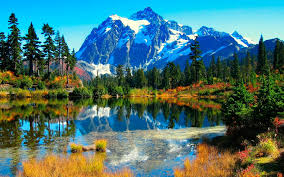
#> input picture scenery.jpg, 284 x 177 px
$ python color-spaces.py
#> lines starting #> are read from the running program, lines starting #| are printed output that depends on the picture
import cv2 as cv
img = cv.imread('./scenery.jpg')
#> img is the input picture: shape (177, 284, 3); mean B, G, R 113.6, 116.4, 74.5

# colorspace=> RGB, HSV, Gray and so on

# BGR to Grayscale
gray = cv.cvtColor(img,cv.COLOR_BGR2GRAY)
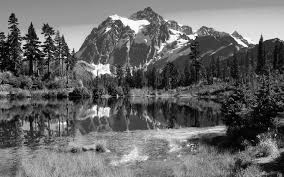
#> gray: shape (177, 284); min 0, max 255, mean 103.6
cv.imshow('Gray-image',gray)

# BGR to HSV
hsv = cv.cvtColor(img, cv.COLOR_BGR2HSV)
#> hsv: shape (177, 284, 3); mean H, S, V 67.1, 165.6, 144.3
cv.imshow('HSV-image',hsv)

hsv_bgr = cv.cvtColor(hsv, cv.COLOR_HSV2BGR)
cv.imshow('HSV->BGR',hsv_bgr)


lab_bgr = cv.cvtColor(hsv, cv.COLOR_LAB2BGR)
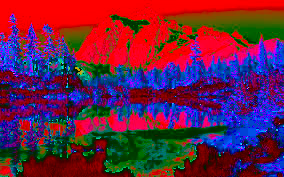
#> lab_bgr: shape (177, 284, 3); mean B, G, R 68.9, 34.9, 102.5
cv.imshow('LAB->BGR',lab_bgr)

cv.waitKey(0)

$ run again, with poet.jpg copied over scenery.jpg
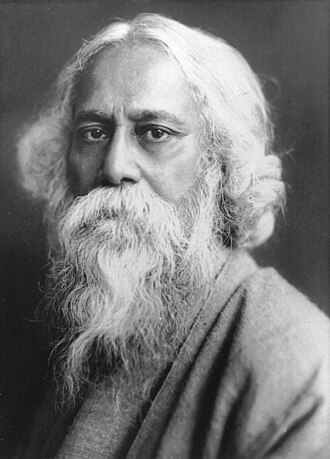
#> input picture poet.jpg, 330 x 459 px
#> img is the input picture: shape (459, 330, 3); min 4, max 255, mean 120
#> hsv: shape (459, 330, 3); mean H, S, V 0, 0, 120
#> `lab_bgr = cv.cvtColor(hsv, cv.COLOR_LAB2BGR)`:
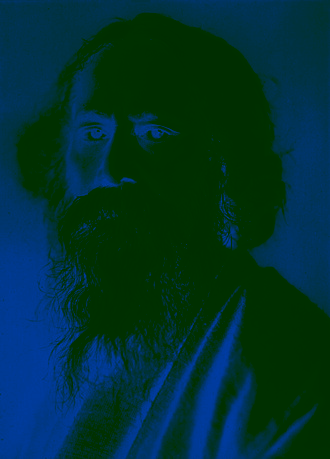
#> lab_bgr: shape (459, 330, 3); mean B, G, R 48.2, 50, 0
